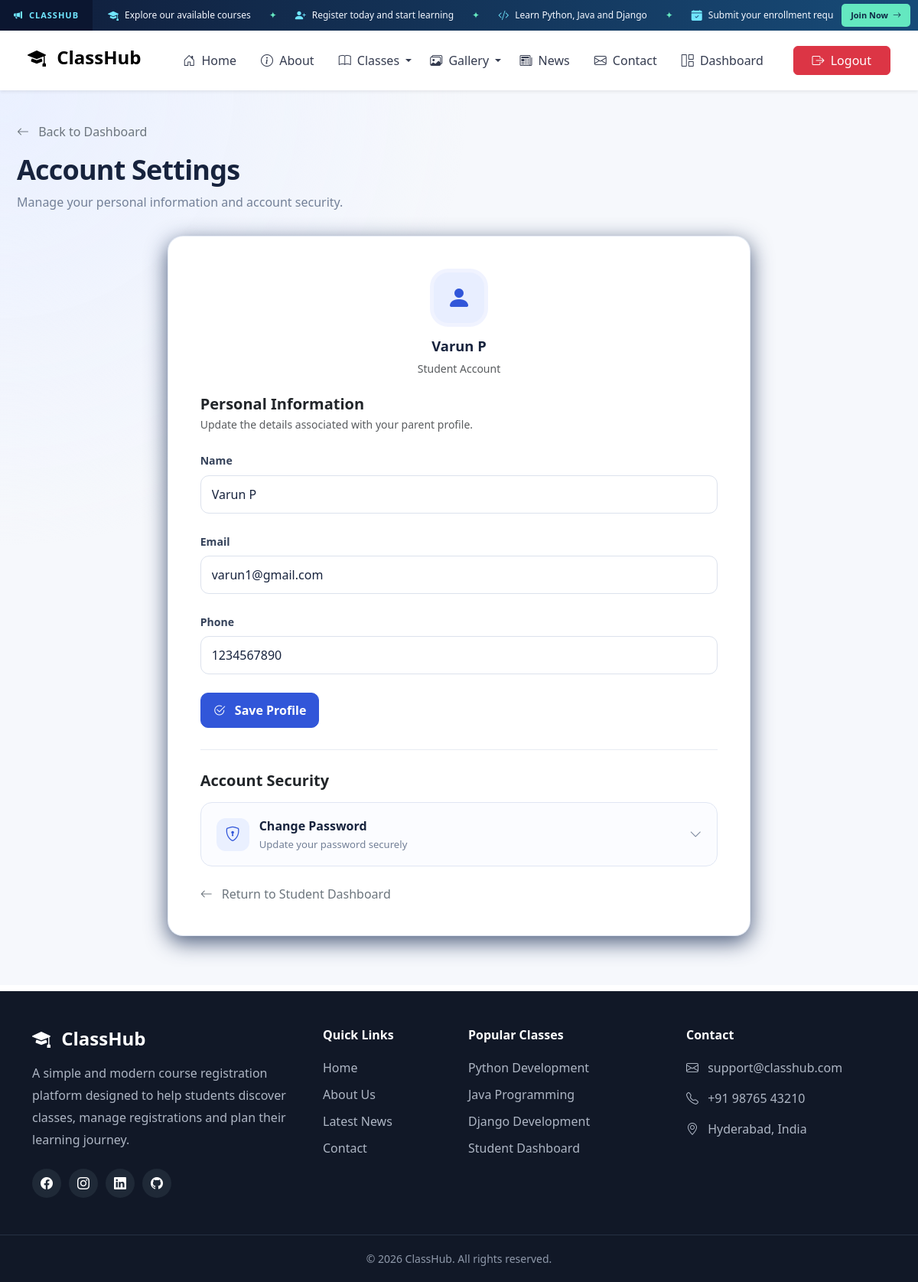
/student/edit-profile/ (signed in), run on the app's committed database.
### classreg/models.py (models this page shows, shortened)
class Student(models.Model):
    GENDER_CHOICES = [
        ('Male', 'Male'),
        ('Female', 'Female'),
        ('Other', 'Other'),
    ]
    user = models.OneToOneField(
        settings.AUTH_USER_MODEL,
        on_delete=models.CASCADE,
        null=True,
        blank=True,
        related_name='student_profile'
    )
    Student_ID = models.CharField(
        max_length=20, unique=True, blank=True
    )
    Name = models.CharField(max_length=100)
    Date_of_Birth = models.DateField(null=True, blank=True)
    Gender = models.CharField(
        max_length=10, choices=GENDER_CHOICES, blank=True
    )
    Email = models.EmailField(blank=True)
    Phone = models.CharField(max_length=20, blank=True)
    Date_Registered = models.DateTimeField(auto_now_add=True)
    Is_Active = models.BooleanField(default=True)

### classreg/views.py (the view)
# urls.py: path('student/edit-profile/',views.student_edit_profile,name="student_edit_profile"),
@login_required
def student_edit_profile(request):
    try:
        student = request.user.student_profile
    except Student.DoesNotExist:
        return redirect("user_login")
    password_form = PasswordChangeForm(user=request.user)
    for field in password_form.fields.values():
        field.widget.attrs.update({
            "class": "form-control",
            "autocomplete": "current-password"
            if field == password_form.fields.get("old_password")
            else "new-password",
        })
    if request.method == "POST":
        if request.POST.get("action") == "change_password":
            password_form = PasswordChangeForm(
                user=request.user,
                data=request.POST
            )
            for name, field in password_form.fields.items():
                field.widget.attrs["class"] = "form-control"
                field.widget.attrs["autocomplete"] = (
                    "current-password"
                    if name == "old_password"
                    else "new-password"
                )
            form = StudentProfileForm(instance=student)
            if password_form.is_valid():
                user = password_form.save()
                update_session_auth_hash(request, user)
                messages.success(
                    request,
                    "Your password was changed successfully."
                )
                return redirect("student_dashboard")
        else:
            form = StudentProfileForm(
                request.POST,
                instance=student
            )
            if form.is_valid():
                form.save()
                messages.success(
                    request,
                    "Your profile was updated successfully."
                )
                return redirect("student_dashboard")
    else:
        form = StudentProfileForm(instance=student)
    return render(
        request,
        "classreg/student_edit_profile.html",
        {
            "form": form,
            "student": student,
            "password_form": password_form,
        }
    )

### classreg/forms.py
class StudentProfileForm(forms.ModelForm):
    class Meta:
        model = Student
        fields = ["Name", "Email", "Phone"]
        widgets = {
            "Name": forms.TextInput(attrs={
                "class": "form-control",
                "placeholder": "Enter your full name"
            }),
            "Email": forms.EmailInput(attrs={
                "class": "form-control",
                "placeholder": "Enter your email address"
            }),
            "Phone": forms.TextInput(attrs={
                "class": "form-control",
                "placeholder": "Enter your phone number"
            }),
        }

### templates/classreg/student_edit_profile.html (shortened to what this page needs)
{% extends 'classreg/navbar.html' %}
{% load static %}
{% block nav_block %}
<section class="parent-edit-page">
    <div class="container">
        <div class="parent-page-heading">
            <a href="{% url 'student_dashboard' %}"
               class="text-decoration-none text-secondary">
                <i class="bi bi-arrow-left me-2"></i>
                Back to Dashboard
            </a>
            <h1 class="mt-3 mb-2">Account Settings</h1>
            <p class="mb-0">
                Manage your personal information and account security.
            </p>
        </div>
        <div class="row justify-content-center">
            <div class="col-lg-9 col-xl-8">
                <div class="card parent-profile-card border-0">
                    <div class="card-body">
                        <div class="text-center mb-4">
                            <div class="parent-profile-avatar">
                                <i class="bi bi-person-fill"></i>
                            </div>
                            <h4 class="parent-profile-name">
                                {{ student.Name }}
                            </h4>
                            <p class="text-muted small mb-0">
                                Student Account
                            </p>
                        </div>
                        <h5 class="fw-bold mb-1">Personal Information</h5>
                        <p class="text-muted small mb-4">
                            Update the details associated with your parent profile.
                        </p>
                        <form method="POST">
                            {% for field in form %}
                                <div class="mb-4">
                                    <label for="{{ field.id_for_label }}"
                                           class="form-label">
                                        {{ field.label }}
                                    </label>
                                    {{ field }}
                                </div>
                            {% endfor %}
                            <button type="submit"
                                    class="btn btn-primary">
                                <i class="bi bi-check2-circle me-2"></i>
                                Save Profile
                            </button>
                        </form>
                        <div class="parent-section-divider"></div>
                        <h5 class="fw-bold mb-3">Account Security</h5>
                        <details class="password-panel"
                                 {% if password_form.errors %}open{% endif %}>
                            <summary>
                                <span class="password-summary-left">
                                    <span class="password-summary-icon">
                                        <i class="bi bi-shield-lock"></i>
                                    </span>
                                    <span>
                                        <span class="password-summary-title">
                                            Change Password
                                        </span>
                                        <span class="password-summary-subtitle">
                                            Update your password securely
                                        </span>
                                    </span>
                                </span>
                                <i class="bi bi-chevron-down password-chevron"></i>
                            </summary>
                        </details>
                        <div class="mt-4">
                            <a href="{% url 'student_dashboard' %}"
                               class="text-decoration-none text-secondary">
                                <i class="bi bi-arrow-left me-2"></i>
                                Return to Student Dashboard
                            </a>
                        </div>
                    </div>
                </div>
            </div>
        </div>
    </div>
</section>
{% endblock %}

### data on the page
Student: Name "Varun P", form "Varun P" "varun1@gmail.com" "1234567890"

### other printed values
{{ field.label }} "Name" "Email" "Phone"
